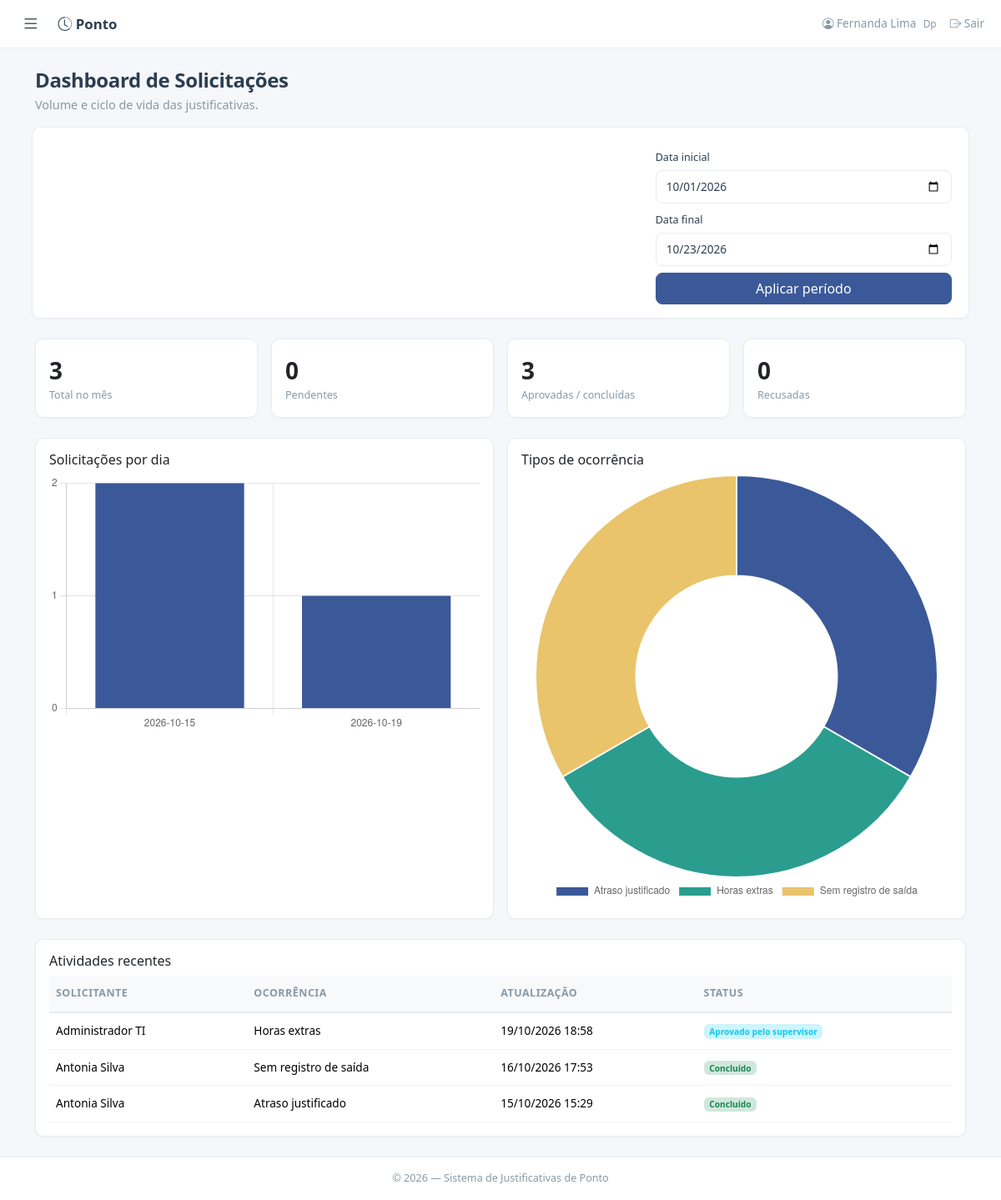
The app's page /dashboard/solicitacoes (signed in), older data.
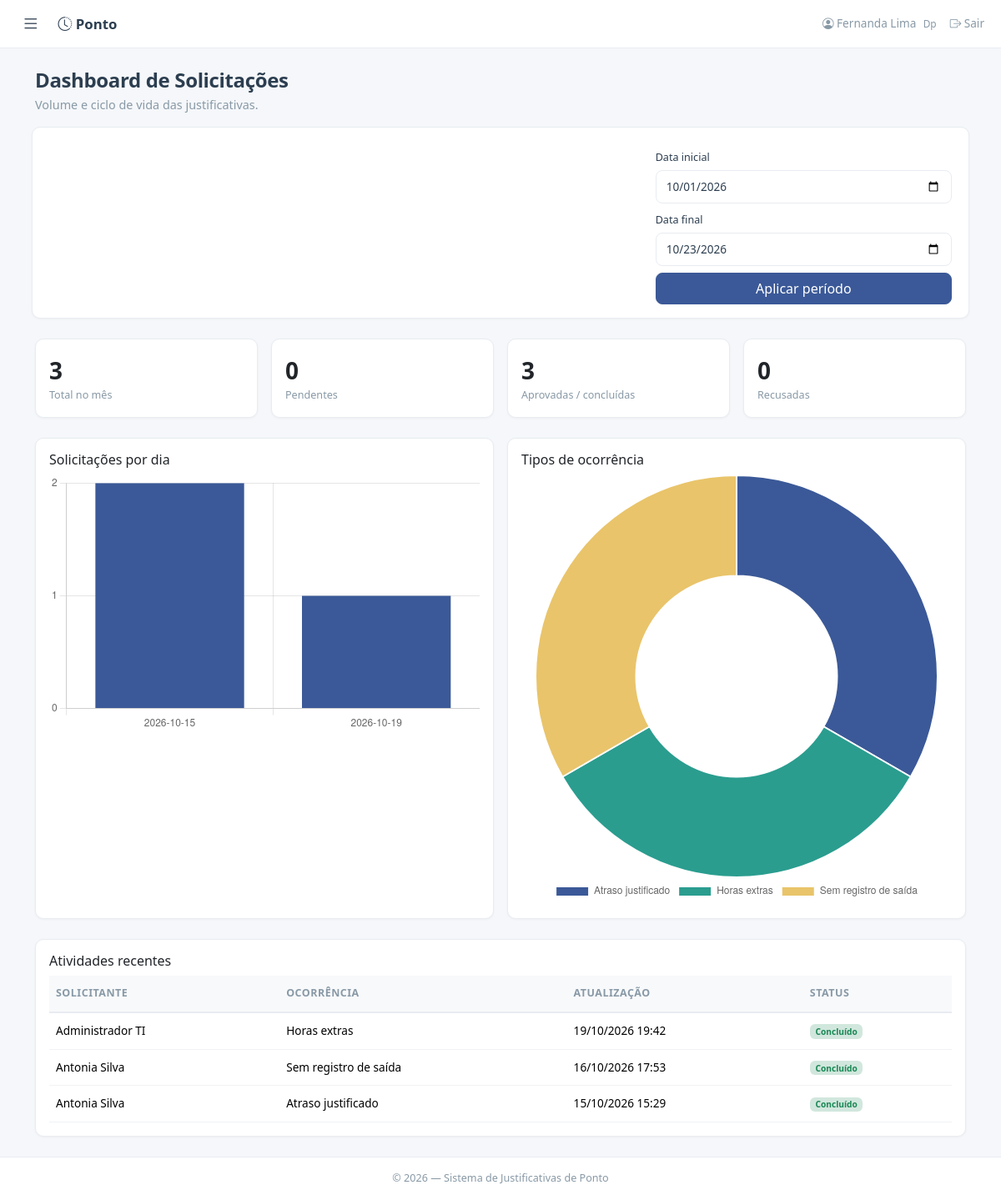
The same page, newer data.
### models.py (models this page shows, shortened)
class Solicitacao(db.Model):
    __tablename__ = 'solicitacoes'
    id = db.Column(db.Integer, primary_key=True)
    colaborador_id = db.Column(db.Integer, db.ForeignKey('usuarios.id'), nullable=False)
    colaboradores = db.relationship('Colaborador', secondary=solicitacao_colaboradores,
                                    backref=db.backref('solicitacoes', lazy='dynamic'))
    participantes = db.relationship('SolicitacaoParticipante', backref='solicitacao',
                                    cascade='all, delete-orphan', order_by='SolicitacaoParticipante.ordem')
    data_ocorrencia = db.Column(db.Date, nullable=False)
    tipo_ocorrencia = db.Column(db.String(80), nullable=False)
    tipo_justificativa = db.Column(db.String(80), nullable=True)
    horario_entrada = db.Column(db.String(5), nullable=True)
    horario_saida = db.Column(db.String(5), nullable=True)
    motivo = db.Column(db.Text, nullable=False)
    comprovante = db.Column(db.Text, nullable=True)  # JSON com nomes dos anexos
    status = db.Column(db.String(30), default='pendente')
    gestor_id = db.Column(db.Integer, db.ForeignKey('usuarios.id'), nullable=True)
    gestor_parecer = db.Column(db.Text, nullable=True)
    gestor_data = db.Column(db.DateTime, nullable=True)
    dp_id = db.Column(db.Integer, db.ForeignKey('usuarios.id'), nullable=True)
    dp_parecer = db.Column(db.Text, nullable=True)
    dp_data = db.Column(db.DateTime, nullable=True)
    supervisor_id = db.Column(db.Integer, db.ForeignKey('usuarios.id'), nullable=True)
    supervisor_parecer = db.Column(db.Text, nullable=True)
    supervisor_data = db.Column(db.DateTime, nullable=True)
    criado_em = db.Column(db.DateTime, default=lambda: datetime.now(timezone.utc))
    atualizado_em = db.Column(db.DateTime, default=lambda: datetime.now(timezone.utc),
                               onupdate=lambda: datetime.now(timezone.utc))
    gestor_resp = db.relationship('Usuario', foreign_keys=[gestor_id])
    dp_resp = db.relationship('Usuario', foreign_keys=[dp_id])
    supervisor_resp = db.relationship('Usuario', foreign_keys=[supervisor_id])
    STATUS_LABELS = {
        'pendente': 'Pendente',
        'aprovado_gestor': 'Aprovado pelo Gestor',
        'recusado_gestor': 'Recusado pelo Gestor',
        'encaminhado_supervisor': 'Aguardando supervisor administrativo',
        'aprovado_supervisor': 'Aprovado pelo supervisor',
        'recusado_supervisor': 'Recusado pelo supervisor',
        'aprovado_dp': 'Concluído',
        'recusado_dp': 'Recusado pelo DP',
    }
    STATUS_COLORS = {
        'pendente': 'warning',
        'aprovado_gestor': 'info',
        'recusado_gestor': 'danger',
        'encaminhado_supervisor': 'warning',
        'aprovado_supervisor': 'info',
        'recusado_supervisor': 'danger',
        'aprovado_dp': 'success',
        'recusado_dp': 'danger',
    }
    @property
    def status_label(self):
        return self.STATUS_LABELS.get(self.status, self.status)
    @property
    def status_cor(self):
        return self.STATUS_COLORS.get(self.status, 'secondary')

class Usuario(UserMixin, db.Model):
    __tablename__ = 'usuarios'
    id = db.Column(db.Integer, primary_key=True)
    matricula = db.Column(db.String(20), unique=True, nullable=False)
    nome = db.Column(db.String(100), nullable=False)
    email = db.Column(db.String(120), unique=True, nullable=False)
    senha_hash = db.Column(db.String(256), nullable=False)
    perfil = db.Column(db.String(40), nullable=False)
    gestor_id = db.Column(db.Integer, db.ForeignKey('usuarios.id'), nullable=True)
    area_id = db.Column(db.Integer, db.ForeignKey('areas.id'), nullable=True)
    empresa_id = db.Column(db.Integer, db.ForeignKey('empresas.id'), nullable=True)
    ativo = db.Column(db.Boolean, default=True)
    criado_em = db.Column(db.DateTime, default=lambda: datetime.now(timezone.utc))
    gestor = db.relationship('Usuario', remote_side=[id], backref='subordinados')
    area = db.relationship('Area', backref='usuarios')
    empresa = db.relationship('Empresa', backref='usuarios')
    solicitacoes = db.relationship('Solicitacao', backref='colaborador',
                                   foreign_keys='Solicitacao.colaborador_id', lazy='dynamic')
    def tem_permissao(self, chave):
        if self.perfil == 'ti':
            return True
        return UsuarioPermissao.query.filter_by(usuario_id=self.id, permissao=chave).first() is not None

### app.py (the view)
@app.route('/dashboard/solicitacoes')
@login_required
def dashboard_solicitacoes():
    agora = datetime.now(timezone.utc)
    inicio_padrao = agora.replace(day=1, hour=0, minute=0, second=0, microsecond=0)
    inicio = request.args.get('inicio', '').strip()
    fim = request.args.get('fim', '').strip()
    try:
        inicio = datetime.strptime(inicio, '%Y-%m-%d').replace(tzinfo=timezone.utc) if inicio else inicio_padrao
        fim_data = datetime.strptime(fim, '%Y-%m-%d').replace(tzinfo=timezone.utc) + timedelta(days=1) if fim else agora + timedelta(days=1)
    except ValueError:
        inicio, fim_data = inicio_padrao, agora + timedelta(days=1)
    consulta = Solicitacao.query.filter(Solicitacao.criado_em >= inicio, Solicitacao.criado_em < fim_data)
    if current_user.perfil == 'gestor':
        consulta = consulta.join(Usuario, Solicitacao.colaborador_id == Usuario.id).filter(Usuario.gestor_id == current_user.id)
    elif current_user.perfil == 'analista':
        consulta = consulta.filter(Solicitacao.colaborador_id == current_user.id)
    solicitacoes = consulta.order_by(Solicitacao.atualizado_em.desc()).all()
    base_mes = Solicitacao.query.filter(Solicitacao.criado_em >= inicio, Solicitacao.criado_em < fim_data)
    por_dia = [[str(dia), total] for dia, total in db.session.query(func.date(Solicitacao.criado_em), func.count(Solicitacao.id)).filter(Solicitacao.criado_em >= inicio, Solicitacao.criado_em < fim_data).group_by(func.date(Solicitacao.criado_em)).all()]
    por_tipo = [[tipo or 'Não informado', total] for tipo, total in base_mes.with_entities(Solicitacao.tipo_ocorrencia, func.count(Solicitacao.id)).group_by(Solicitacao.tipo_ocorrencia).all()]
    return render_template('dashboard_solicitacoes.html', solicitacoes=solicitacoes[:10], por_dia=por_dia, por_tipo=por_tipo, inicio=inicio.date().isoformat(), fim=(fim_data - timedelta(days=1)).date().isoformat(),
                           total=consulta.count(), pendentes=consulta.filter_by(status='pendente').count(),
                           aprovadas=consulta.filter(Solicitacao.status.in_(['aprovado_dp', 'aprovado_supervisor'])).count(),
                           recusadas=consulta.filter(Solicitacao.status.like('recusado%')).count())

### app.py (called while the page is built)
@login_manager.user_loader
def load_user(user_id):
    return db.session.get(Usuario, int(user_id))

@app.context_processor
def inject_now():
    return {'now': datetime.now}

### templates/dashboard_solicitacoes.html (shortened to what this page needs)
{% extends "base.html" %}
{% block content %}
<header class="page-header"><div><h1 class="h4">Dashboard de Solicitações</h1><p>Volume e ciclo de vida das justificativas.</p></div></header>
<form class="card card-clean p-3 mb-4 row g-2 align-items-end" method="GET"><div class="col-sm-4"><label class="form-label small">Data inicial</label><input class="form-control" type="date" name="inicio" value="{{ inicio }}"></div><div class="col-sm-4"><label class="form-label small">Data final</label><input class="form-control" type="date" name="fim" value="{{ fim }}"></div><div class="col-sm-4"><button class="btn btn-primary w-100">Aplicar período</button></div></form>
<div class="row g-3 mb-4">{% for valor, label in [(total,'Total no mês'),(pendentes,'Pendentes'),(aprovadas,'Aprovadas / concluídas'),(recusadas,'Recusadas')] %}<div class="col-6 col-lg-3"><div class="card card-clean p-3"><strong class="fs-3">{{ valor }}</strong><span class="text-muted small">{{ label }}</span></div></div>{% endfor %}</div>
<div class="row g-3 mb-4 align-items-stretch"><div class="col-12 col-lg-6 d-flex"><div class="card card-clean w-100 h-100"><div class="card-body"><h6>Solicitações por dia</h6><canvas id="volume-chart" height="180" aria-label="Volume diário de solicitações"></canvas></div></div></div><div class="col-12 col-lg-6 d-flex"><div class="card card-clean w-100 h-100"><div class="card-body"><h6>Tipos de ocorrência</h6><canvas id="tipo-chart" height="180" aria-label="Distribuição por tipo"></canvas></div></div></div></div>
<div class="card card-clean"><div class="card-body"><h6>Atividades recentes</h6><div class="table-responsive"><table class="table align-middle mb-0"><thead><tr><th>Solicitante</th><th>Ocorrência</th><th>Atualização</th><th>Status</th></tr></thead><tbody>{% for item in solicitacoes %}<tr><td>{{ item.colaborador.nome }}</td><td>{{ item.tipo_ocorrencia }}</td><td>{{ item.atualizado_em.strftime('%d/%m/%Y %H:%M') if item.atualizado_em else '—' }}</td><td><span class="badge bg-{{ item.status_cor }}-subtle text-{{ item.status_cor }}">{{ item.status_label }}</span></td></tr>{% else %}<tr><td colspan="4" class="text-muted">Nenhuma solicitação no período.</td></tr>{% endfor %}</tbody></table></div></div></div>
{% endblock %}
{% block scripts %}<script src="https://cdn.jsdelivr.net/npm/chart.js@4.4.7/dist/chart.umd.min.js"></script><script>
const daily={{ por_dia|tojson }}, types={{ por_tipo|tojson }}; new Chart(document.getElementById('volume-chart'),{type:'bar',data:{labels:daily.map(x=>x[0]),datasets:[{label:'Solicitações',data:daily.map(x=>x[1]),backgroundColor:'#3b5998'}]},options:{plugins:{legend:{display:false}},scales:{y:{beginAtZero:true,ticks:{precision:0}}}}}); new Chart(document.getElementById('tipo-chart'),{type:'doughnut',data:{labels:types.map(x=>x[0]),datasets:[{data:types.map(x=>x[1]),backgroundColor:['#3b5998','#2a9d8f','#e9c46a','#e76f51','#6c757d']}]},options:{plugins:{legend:{position:'bottom'}}}});
</script>{% endblock %}

Row changes from the older to the newer data that the page shows:
changed Solicitacao "Horas extras": atualizado_em "19/10/2026 18:58" → "19/10/2026 19:42"; status "aprovado_supervisor" → "aprovado_dp" (drawn); status_label "Aprovado pelo supervisor" → "Concluído"
